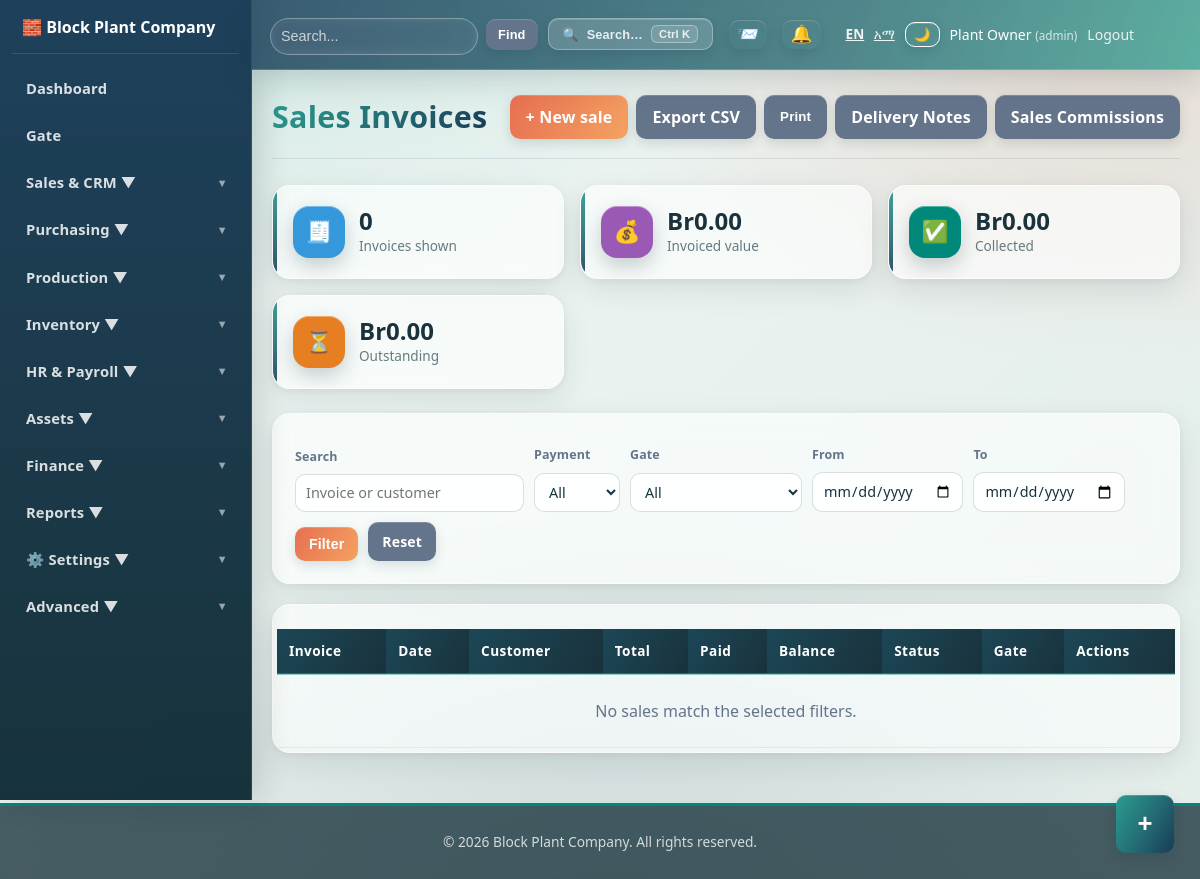
/sales/index.php (signed in), run on the app's committed database.
### tables this page shows
CREATE TABLE company_settings(id INT AUTO_INCREMENT PRIMARY KEY,company_name VARCHAR(200) NOT NULL,company_name_am VARCHAR(200) NULL,tagline VARCHAR(255) NULL,tagline_am VARCHAR(255) NULL,address TEXT,phone VARCHAR(50),email VARCHAR(100),tax_id VARCHAR(50),logo_path VARCHAR(255),currency VARCHAR(10) DEFAULT 'ETB',currency_symbol VARCHAR(10) DEFAULT 'Br',date_format VARCHAR(20) DEFAULT 'Y-m-d',timezone VARCHAR(50) DEFAULT 'Africa/Addis_Ababa',locale_default VARCHAR(10) DEFAULT 'en',primary_color VARCHAR(20) DEFAULT '#3949ab',secondary_color VARCHAR(20) DEFAULT '#00897b',default_commission_rate DECIMAL(5,2) DEFAULT 5.00,updated_at TIMESTAMP DEFAULT CURRENT_TIMESTAMP ON UPDATE CURRENT_TIMESTAMP);

CREATE TABLE users(id INT AUTO_INCREMENT PRIMARY KEY,name VARCHAR(100) NOT NULL,username VARCHAR(50) UNIQUE NOT NULL,password VARCHAR(255) NOT NULL,role VARCHAR(30) DEFAULT 'admin',department VARCHAR(30) NULL,department_role ENUM('manager','user') NULL,status TINYINT DEFAULT 1,created_at TIMESTAMP DEFAULT CURRENT_TIMESTAMP);

### config/helpers.php (called while the page is built, shortened)
<?php
function e($string) {
    return htmlspecialchars($string, ENT_QUOTES, 'UTF-8');
}
function money($amount) {
    return number_format($amount, 2);
}
function ensure_department_access_schema() {
    static $checked = false;
    if ($checked) {
        return;
    }
    $checked = true;
}
function has_permission($module, $action = 'view') {
    $allowed = ['view' => 'can_view', 'create' => 'can_create', 'edit' => 'can_edit', 'delete' => 'can_delete', 'approve' => 'can_approve'];
    global $pdo;
    try {
        $userStmt = $pdo->prepare("SELECT role, department, department_role FROM users WHERE id = ? AND status = 1");
        $userStmt->execute([$_SESSION['user_id']]);
        $user = $userStmt->fetch();
        $userRole = strtolower(trim((string) $user['role']));
        if (in_array($userRole, ['admin', 'administrator'], true)) {
            return true;
        }
        $col = $allowed[$action];
        $stmt = $pdo->prepare("SELECT {$col} FROM user_permissions WHERE user_id = ? AND module = ?");
        $stmt->execute([$_SESSION['user_id'], $module]);
        $row = $stmt->fetch();
        return $row && (int) $row[$col] === 1;
    } catch (PDOException $e) {
        return false;
    }
}
function currency_symbol() {
    $c = company_settings();
    return $c['currency_symbol'] ?? '$';
}
function company_settings($reload = false) {
    static $cached = null;
    global $pdo;
    if ($cached !== null) {
        return $cached;
    }
    try {
        $cached = $pdo->query("SELECT * FROM company_settings LIMIT 1")->fetch() ?: [];
    } catch (PDOException $e) {
        $cached = [];
    }
    return $cached;
}
function app_lang() {
    $c = company_settings();
    $def = $c['locale_default'] ?? 'en';
    return in_array($def, ['en', 'am'], true) ? $def : 'en';
}
function t($key) {
    static $dict;
    if ($dict === null) {
        $dict = require __DIR__ . '/lang.php';
    }
    $lang = app_lang();
    return $dict[$lang][$key] ?? $dict['en'][$key] ?? $key;
}
function company_display_name() {
    $c = company_settings();
    return $c['company_name'] ?? 'Block Plant ERP';
}
function brand_colors() {
    $c = company_settings();
    return [
        'primary' => $c['primary_color'] ?? '#3949ab',
        'secondary' => $c['secondary_color'] ?? '#00897b',
    ];
}
?>

### sales/index.php (the view, shortened to what this page needs)
<?php
require_once "../config/database.php";
require_once "../config/helpers.php";
$q = trim((string) ($_GET['q'] ?? ''));
$from = trim((string) ($_GET['from'] ?? ''));
$to = trim((string) ($_GET['to'] ?? ''));
$where = [];
$params = [];
$baseSql = "FROM sales s
    LEFT JOIN customers c ON s.customer_id = c.id
    LEFT JOIN gate_clearances gc ON gc.id = (SELECT g2.id FROM gate_clearances g2 WHERE g2.sale_id = s.id ORDER BY g2.id DESC LIMIT 1)";
$whereSql = $where ? (' WHERE ' . implode(' AND ', $where)) : '';
$rowSql = "SELECT s.*, c.name AS customer_name, gc.id AS clearance_id, gc.clearance_number, gc.status AS clearance_status $baseSql $whereSql ORDER BY s.id DESC LIMIT 1000";
$rowStmt = $pdo->prepare($rowSql);
$rowStmt->execute($params);
$rows = $rowStmt->fetchAll();
$kpiStmt = $pdo->prepare("SELECT COUNT(*) AS cnt, COALESCE(SUM(s.total_amount), 0) AS total, COALESCE(SUM(s.paid_amount), 0) AS paid, COALESCE(SUM(s.balance), 0) AS balance $baseSql $whereSql");
$kpiStmt->execute($params);
$kpi = $kpiStmt->fetch() ?: ['cnt' => 0, 'total' => 0, 'paid' => 0, 'balance' => 0];
$exportQuery = $_GET;
$exportQuery['export'] = 'csv';
$exportUrl = 'index.php?' . http_build_query($exportQuery);
require_once "../partials/header.php";
?>
<div class="page-header no-print">
    <h1>Sales Invoices</h1>
    <div class="header-actions">
        <a href="create.php" class="btn btn-accent">+ New sale</a>
        <a href="<?= e($exportUrl) ?>" class="btn btn-secondary">Export CSV</a>
        <button type="button" class="btn btn-secondary" onclick="window.print()">Print</button>
        <a href="../crm/delivery.php" class="btn btn-secondary"><?= t('delivery_notes') ?></a>
        <a href="../crm/commissions.php" class="btn btn-secondary"><?= t('commissions') ?></a>
    </div>
</div>
<div class="stats-grid no-print">
    <div class="stat-card"><div class="stat-icon" style="background:#3498db;">🧾</div><div><div class="stat-value"><?= number_format((int) $kpi['cnt']) ?></div><div class="stat-label">Invoices shown</div></div></div>
    <div class="stat-card"><div class="stat-icon" style="background:#9b59b6;">💰</div><div><div class="stat-value"><?= currency_symbol() . money($kpi['total']) ?></div><div class="stat-label">Invoiced value</div></div></div>
    <div class="stat-card"><div class="stat-icon" style="background:#00897b;">✅</div><div><div class="stat-value"><?= currency_symbol() . money($kpi['paid']) ?></div><div class="stat-label">Collected</div></div></div>
    <div class="stat-card"><div class="stat-icon" style="background:#e67e22;">⏳</div><div><div class="stat-value"><?= currency_symbol() . money($kpi['balance']) ?></div><div class="stat-label">Outstanding</div></div></div>
</div>
<div class="panel no-print">
    <form method="get" class="sales-filter">
        <div class="field"><label for="q">Search</label><input type="text" id="q" name="q" value="<?= e($q) ?>" placeholder="Invoice or customer"></div>
        <div class="field"><label for="status">Payment</label>
            <select id="status" name="status">
                <option value="">All</option>
            </select>
        </div>
        <div class="field"><label for="gate">Gate</label>
            <select id="gate" name="gate">
                <option value="">All</option>
            </select>
        </div>
        <div class="field"><label for="from">From</label><input type="date" id="from" name="from" value="<?= e($from) ?>"></div>
        <div class="field"><label for="to">To</label><input type="date" id="to" name="to" value="<?= e($to) ?>"></div>
        <button type="submit" class="btn btn-accent">Filter</button>
        <a href="index.php" class="btn btn-secondary">Reset</a>
    </form>
</div>
<div class="table-container">
    <table class="data-table">
        <thead>
            <tr>
                <th>Invoice</th>
                <th>Date</th>
                <th>Customer</th>
                <th>Total</th>
                <th>Paid</th>
                <th>Balance</th>
                <th>Status</th>
                <th>Gate</th>
                <th class="no-print">Actions</th>
            </tr>
        </thead>
        <tbody>
            <?php if (!$rows): ?>
            <tr><td colspan="9" style="text-align:center;color:#64748b;padding:24px;">No sales match the selected filters.</td></tr>
            <?php endif; ?>
        </tbody>
    </table>
</div>
<?php require_once "../partials/footer.php"; ?>

### partials/header.php (shortened to what this page needs)
<?php
require_once __DIR__ . "/../config/database.php";
require_once __DIR__ . "/../config/helpers.php";
$stmt = $pdo->prepare("SELECT name, role FROM users WHERE id = ?");
$stmt->execute([$_SESSION["user_id"]]);
$user = $stmt->fetch();
$brand = brand_colors();
$htmlLang = app_lang() === 'am' ? 'am' : 'en';
$_navIsAdmin = in_array(strtolower(trim((string)($user['role'] ?? ''))), ['admin', 'administrator'], true);
?>
<!doctype html>
<html lang="<?= $htmlLang ?>">
<head>
    <link rel="stylesheet" href="/block_plant/assets/css/style.css">
    <link rel="stylesheet" href="/block_plant/assets/css/advanced.css?v=<?= filemtime(__DIR__ . '/../assets/css/advanced.css') ?>">
    <link rel="stylesheet" href="/block_plant/assets/css/dark-mode.css">
    <link rel="stylesheet" href="/block_plant/assets/css/glass.css?v=<?= filemtime(__DIR__ . '/../assets/css/glass.css') ?>">
    <link rel="stylesheet" href="/block_plant/assets/css/mobile.css?v=<?= filemtime(__DIR__ . '/../assets/css/mobile.css') ?>">
</head>
<body class="theme-advanced">
    <div class="topbar">
        <div class="user-info">
            <form action="/block_plant/dashboard/search.php" method="get" style="display:flex;align-items:center;gap:8px;">
                <input type="text" name="q" placeholder="<?= e(t('search_placeholder')) ?>" style="min-width:220px; padding:8px 10px; border-radius:6px; border:1px solid rgba(255,255,255,0.3); background:rgba(255,255,255,0.12); color:white;">
                <button type="submit" class="btn btn-secondary" style="padding:8px 12px; font-size:0.8rem;"><?= t('find') ?></button>
            </form>
            <button id="cmdkOpen" title="<?= e(t('search_everything')) ?>" style="background:rgba(255,255,255,0.16);border:1px solid rgba(255,255,255,0.30);color:#fff;border-radius:999px;cursor:pointer;padding:6px 14px;font-size:0.8rem;display:flex;align-items:center;gap:8px;margin-right:6px;">
                <span>🔍</span><span style="opacity:.85;"><?= t('search_all') ?></span><span class="cmdk-kbd" style="border-color:rgba(255,255,255,0.35);color:rgba(255,255,255,0.85);background:rgba(255,255,255,0.12);">Ctrl K</span>
            </button>
            <div class="notification-dropdown" style="position:relative; margin-right: 5px;">
                <button id="sysNotifToggle" style="background:transparent;border:none;color:#fff;cursor:pointer;position:relative;padding:4px 8px;font-size:1.1rem;display:flex;align-items:center;">
                    📨
                </button>
            </div>
            <div class="notification-dropdown" style="position:relative; margin-right: 5px;">
                <button id="notifToggle" style="background:transparent;border:none;color:#fff;cursor:pointer;position:relative;padding:4px 8px;font-size:1.1rem;display:flex;align-items:center;">
                    🔔
                </button>
            </div>
            <span style="opacity:0.9;font-size:0.85rem;margin-left:10px;">
                <a href="?lang=en" style="color:#fff;margin-right:6px;<?= app_lang() === 'en' ? 'font-weight:bold;text-decoration:underline;' : '' ?>">EN</a>
                <a href="?lang=am" style="color:#fff;<?= app_lang() === 'am' ? 'font-weight:bold;text-decoration:underline;' : '' ?>">አማ</a>
            </span>
            <button id="themeToggle" title="<?= t('dark_mode') ?>" style="background:transparent;border:1px solid #fff;color:#fff;border-radius:4px;cursor:pointer;padding:4px 8px;">🌙</button>
            <span><?= htmlspecialchars($user['name']) ?> <small style="opacity:.75">(<?= htmlspecialchars($user['role']) ?>)</small></span>
            <a href="/block_plant/auth/logout.php" style="color: #ecf0f1; text-decoration: none;"><?= t('logout') ?></a>
        </div>
    </div>
    <nav class="navbar" id="appSidebar">
        <div class="sidebar-brand">
            <span>🧱 <?= htmlspecialchars(company_display_name()) ?></span>
        </div>
        <ul>
            <?php if (has_permission('dashboard', 'view')): ?>
            <li><a href="/block_plant/dashboard/index.php"><?= t('dashboard') ?></a></li>
            <?php endif; ?>
            <?php if (has_permission('gate', 'view')): ?>
            <li><a href="/block_plant/gate/index.php"><?= t('gate') ?></a></li>
            <?php endif; ?>
            <?php if (has_permission('sales', 'view') || has_permission('crm', 'view') || has_permission('customers', 'view')): ?>
            <li class="dropdown">
                <a href="#"><?= t('sales_crm') ?> ▼</a>
            </li>
            <?php endif; ?>
            <?php if (has_permission('purchases', 'view') || has_permission('suppliers', 'view')): ?>
            <li class="dropdown">
                <a href="#"><?= t('purchasing') ?> ▼</a>
            </li>
            <?php endif; ?>
            <?php if (has_permission('production', 'view')): ?>
            <li class="dropdown">
                <a href="#"><?= t('production') ?> ▼</a>
            </li>
            <?php endif; ?>
            <?php if (has_permission('inventory', 'view')): ?>
            <li class="dropdown">
                <a href="#"><?= t('inventory') ?> ▼</a>
            </li>
            <?php endif; ?>
            <?php if (has_permission('hr', 'view')): ?>
            <li class="dropdown">
                <a href="/block_plant/hr/index.php"><?= t('hr_payroll') ?> ▼</a>
            </li>
            <?php endif; ?>
            <?php if (has_permission('assets', 'view')): ?>
            <li class="dropdown">
                <a href="#"><?= t('assets') ?> ▼</a>
            </li>
            <?php endif; ?>
            <?php if (has_permission('finance', 'view') || has_permission('expenses', 'view')): ?>
            <li class="dropdown">
                <a href="#"><?= t('finance') ?> ▼</a>
            </li>
            <?php endif; ?>
            <?php if (has_permission('reports', 'view')): ?>
            <li class="dropdown">
                <a href="#"><?= t('reports') ?> ▼</a>
            </li>
            <?php endif; ?>
            <li class="dropdown">
                <a href="#">⚙️ <?= t('settings') ?> ▼</a>
            </li>
            <?php if ($_navIsAdmin): ?>
            <li class="dropdown">
                <a href="#"><?= t('advanced') ?> ▼</a>
            </li>
            <?php endif; ?>
        </ul>
    </nav>
    <div class="container">

### partials/footer.php (shortened to what this page needs)
    </div>
    <footer style="background: #2c3e50; color: white; text-align: center; padding: 20px; margin-top: 50px;">
        <?php if (function_exists('company_display_name')): ?>
        <p>&copy; <?= date('Y') ?> <?= htmlspecialchars(company_display_name()) ?>. <?= e(t('all_rights_reserved')) ?></p>
        <?php else: ?>
        <p>&copy; <?= date('Y') ?> Block Plant ERP System. <?= e(t('all_rights_reserved')) ?></p>
        <?php endif; ?>
    </footer>
    <div class="fab-wrap" id="fabWrap">
        <button class="fab-btn" id="fabBtn" title="<?= e(t('quick_actions')) ?>" aria-label="<?= e(t('quick_actions')) ?>">+</button>
    </div>
</body>
</html>

### assets/css/style.css (style rules this page uses)
* { box-sizing:border-box }
body { font-family:Arial;background:#f4f6f9;margin:0;color:#222 }
a.btn,button { background:#1976d2;color:#fff;padding:10px 16px;border:0;border-radius:6px;text-decoration:none;cursor:pointer }
label { display:block;font-weight:bold;margin-top:14px }
input,select,textarea { width:100%;padding:10px;margin-top:6px;border:1px solid #ddd;border-radius:6px }
table { width:100%;border-collapse:collapse;margin-top:20px }
th,td { padding:10px;border-bottom:1px solid #eee;text-align:left }
th { background:#f1f5f9 }

### assets/css/dark-mode.css (style rules this page uses)
:root { --bg-dark: #121212; --surface-dark: #1e1e1e; --text-primary-dark: #e0e0e0; --text-secondary-dark: #a0a0a0; --border-dark: #333333; }

### sales/index.php (style rules this page uses)
.sales-filter { display: flex; flex-wrap: wrap; gap: 10px; align-items: flex-end; }
.sales-filter .field { display: flex; flex-direction: column; gap: 4px; }
.sales-filter label { font-size: .78rem; color: #64748b; font-weight: 600; }
.sales-filter input, .sales-filter select { padding: 8px 10px; border: 1px solid #cbd5e1; border-radius: 8px; font: inherit; }

### data on the page
company_settings: q "Search...", locale_default "Find", locale_default "Search…", locale_default "Logout", company_name "Block Plant Company", locale_default "Dashboard", locale_default "Gate", locale_default "Sales & CRM", locale_default "Purchasing", locale_default "Production", locale_default "Inventory", locale_default "HR & Payroll", locale_default "Assets", locale_default "Finance", locale_default "Reports", locale_default "Settings", locale_default "Advanced", locale_default "Delivery Notes", locale_default "Sales Commissions", currency_symbol "Br", locale_default "All rights reserved."
users: name "Plant Owner", role "admin"

### other printed values
$kpi['cnt'] "0"
money($kpi['total']) "0.00"
money($kpi['paid']) "0.00"
money($kpi['balance']) "0.00"
